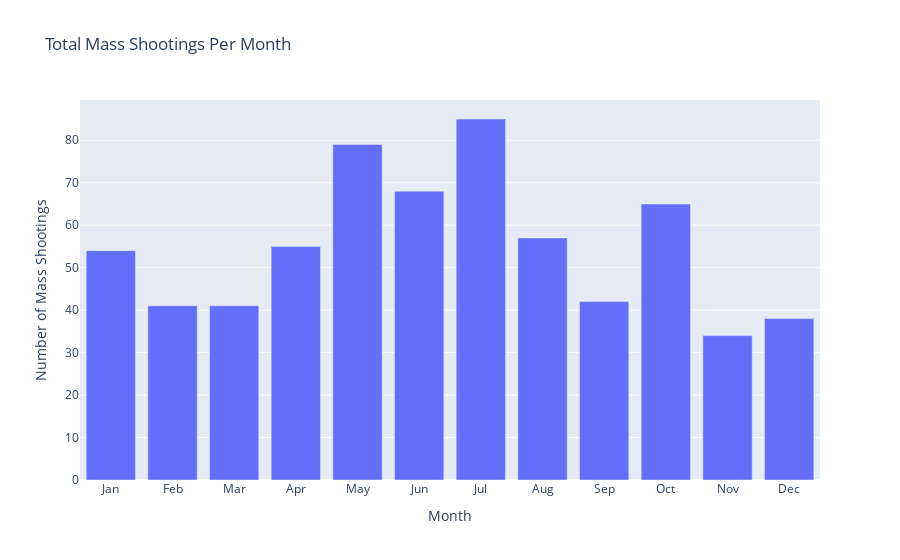

Notebook code cell kept with this figure:
### Markdown cell above
Now, I’ll visualize the total number of mass shootings per month using a bar chart. This visualization will help highlight which months experienced the highest and lowest number of mass shootings, giving a clearer picture of any seasonal or monthly patterns.

This code creates a bar chart to visualize the total number of mass shootings for each month. The data is grouped by month, and the chart makes it easy to compare monthly trends at a glance.

### Code cell
import plotly.express as px

# Create a bar chart for total mass shootings per month
fig = px.bar(
    monthly_mass_shootings,
    x='Month',
    y='Total_Mass_Shootings',
    labels={'Total_Mass_Shootings': 'Number of Mass Shootings', 'Month': 'Month'},
    title="Total Mass Shootings Per Month"
)
fig.update_layout(
    xaxis_title="Month",
    yaxis_title="Number of Mass Shootings",
    bargap=0.2
)
fig.show()

### Figure 1 — Plotly figure (JSON) as saved in the notebook; plotly's stock layout.template omitted (floating-point values rounded to 4 significant figures)
{"data": [{"alignmentgroup": "True", "hovertemplate": "Month=%{x}<br>Number of Mass Shootings=%{y}<extra></extra>", "legendgroup": "", "marker": {"color": "#636efa", "pattern": {"shape": ""}}, "name": "", "offsetgroup": "", "orientation": "v", "showlegend": false, "textposition": "auto", "type": "bar", "x": ["Jan", "Feb", "Mar", "Apr", "May", "Jun", "Jul", "Aug", "Sep", "Oct", "Nov", "Dec"], "xaxis": "x", "y": [54, 41, 41, 55, 79, 68, 85, 57, 42, 65, 34, 38], "yaxis": "y"}], "layout": {"autosize": true, "bargap": 0.2, "barmode": "relative", "legend": {"tracegroupgap": 0}, "title": {"text": "Total Mass Shootings Per Month"}, "xaxis": {"anchor": "y", "autorange": true, "domain": [0, 1], "range": [-0.5, 11.5], "title": {"text": "Month"}, "type": "category"}, "yaxis": {"anchor": "x", "autorange": true, "domain": [0, 1], "range": [0, 89.47], "title": {"text": "Number of Mass Shootings"}, "type": "linear"}}}
